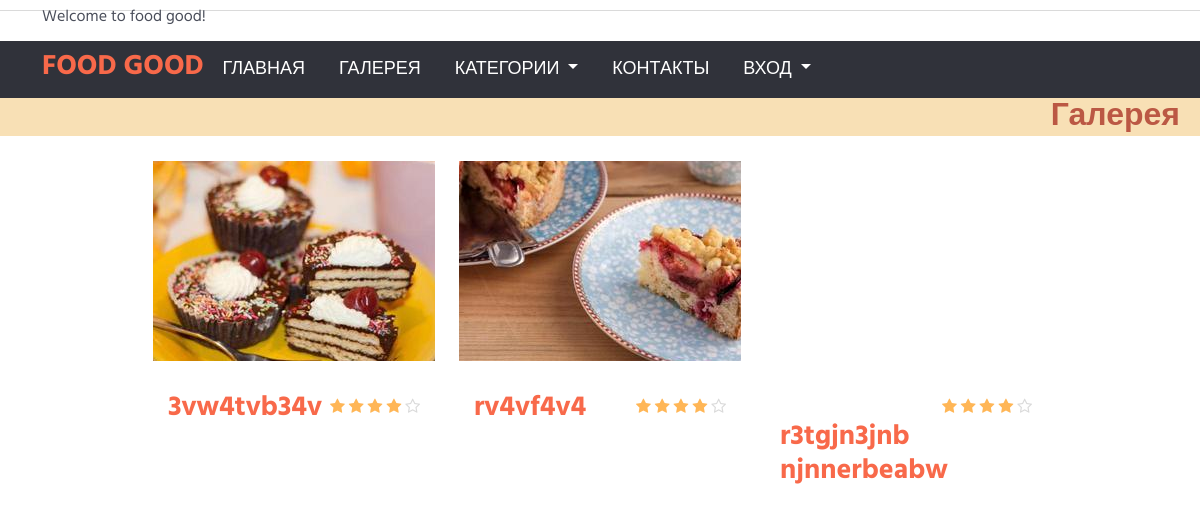
Page /gallery/ on the committed database.
### main/models.py (models this page shows, shortened)
class Recipe(Model):  # title, author, description, date, category, files, img
    stars_choices = (
        ("None", "Not answered"),
        ("1", "1"),
        ("2", "2"),
        ("3", "3"),
        ("4", "4"),
        ("5", "5"),
    )
    title = TextField("Название", max_length=250)
    author = ForeignKey(
        User, on_delete=models.CASCADE
    )  # удалит рецепт при удалении юзера
    description = TextField("Описание")
    date = DateTimeField("Дата публикации", auto_now=True, auto_created=True)
    category = ManyToManyField(to=Category, blank=True)
    stars = models.CharField(
        choices=stars_choices, max_length=20, default=stars_choices[0][0]
    )
    class Meta:
        verbose_name= 'Рецепт (Recipe)'
        verbose_name_plural='Рецепты'

class File(Model):
    recipe = ForeignKey(Recipe, on_delete=models.CASCADE, related_name="images")
    file = models.FileField(upload_to="import", blank=True, null=True)
    def image_tag(self):
        return mark_safe(f'<img height=30px src="{MEDIA_URL}%s" />' % (self.file))
    image_tag.short_description = 'Image'
    image_tag.allow_tags = True
    def __str__(self):
        return str(self.recipe.id)
    class Meta:
        verbose_name= 'Файл (File)'
        verbose_name_plural='Файлы'

### main/views.py (the view)
# urls.py: path("gallery/", views.gallery, name="gallery"),
def gallery(request):
    """sql = '''SELECT recipe_id as id, main_file.file as img, main_recipe.title, main_recipe.stars
            FROM main_recipe
            left join main_file on main_file.recipe_id = main_recipe.id
            WHERE main_file.recipe_id IN (SELECT id FROM main_recipe)
            group by recipe_id
            ;'''
    recipes = Recipe.objects.raw(sql)
    print([(f.id, f.img) for f in recipes])"""
    recipes, files = get_recipes_and_first_file()
    context = {
        "title": "Галерея",
        "products": recipes,
        "files": files,
    }
    return render(request, "main/gallery.html", context)

### main/templatetags/tag_library.py (called while the page is built)
@register.filter
def get_item(dictionary, key):
    return dictionary.get(key)

### main/views.py (called while the page is built)
def get_recipes_and_first_file(with_filter=False):
    if not with_filter:
        recipes = Recipe.objects.select_related("author").prefetch_related("images").all()
    else:
        title = with_filter
        recipes = Recipe.objects.select_related("author").prefetch_related("images").filter(Q(title__icontains=title)|Q(description__icontains=title))
    print([(r.id, r.images.first()) for r in recipes])
    files =  {int(file.id): [file.images.first().file if file.images.first() else None]  for file in recipes}
    print('gallery files', files)
    return recipes, files

### main/templates/main/gallery.html (shortened to what this page needs)
{% extends 'main/base.html' %}
{% block body %}
<body>
    <div class="flex-row bg-color-light">
        <h2 class="text-header  text-end">{{title}}</h2>
    </div>
    {% include 'main/image_rows.html' %}
</body>
{% endblock %}

### main/templates/main/image_rows.html (shortened to what this page needs)
{% load static %}
<div class="row d-flex align-content-center justify-content-center flex-wrap">
    {% for product in products %}
    <div class="col-md-3 product product-single">
        {% with prod_name=files|get_item:product.id %}
        <div class="product-thumb" style="height: 200px;
                        background-image: url('{{ MEDIA_URL }}/{{prod_name.0}}');
                        background-repeat:no-repeat; background-position: center;">
        </div>
        {% endwith %}
        <div class="product-body position-relative ">
            <div class="product-rating">
                <i class="fa fa-star"></i>
                <i class="fa fa-star"></i>
                <i class="fa fa-star"></i>
                <i class="fa fa-star"></i>
                <i class="fa fa-star-o empty"></i>
            </div>
            <div class="text-wrap text-break">
                <h3 class="product-price">{{product.title}}</h3>
            </div>
        </div>
    </div>
    {% endfor %}
</div>

### all_apps/static/css/style.css (style rules this page uses)
body { font-family: 'Hind', sans-serif; color: #4A4E5A; overflow-x: hidden; }
h1, h2, h3, h4, h5, h6 { color: #30323A; margin: 0 0 10px; font-weight: 700; }
.product .product-rating { display: inline-block; }
.product .product-rating>i { color: #FFB656; }
.product .product-rating>i.empty { color: #DADADA; }
.product.product-single { margin-top: 15px; margin-bottom: 15px; -webkit-transition: 0.3s all; transition: 0.3s all; }
.product.product-single .product-thumb { position: relative; margin-bottom: 15px; }
.product.product-single .product-thumb:after { content: ""; position: absolute; top: 0; left: 0; right: 0; bottom: 0; background-color: #FFF; opacity: 0; visibility: hidden; z-index: 0; -webkit-transition: 0.3s all; transition: 0.3s all; }
.product.product-single .product-body { padding: 15px; }
.product.product-single .product-price { display: inline-block; }
.product.product-single .product-rating { float: right; margin-top: 5px; }

### all_apps/static/css/main.css (style rules this page uses)
.bg-color-light { background: rgb(248, 224, 181); }
h3 { color: #f8694a; }
.text-header { color: #bb5844; margin-right: 20px !important; }

### rows in the picture
Recipe: file (picture), title "3vw4tvb34v"
Recipe: file (picture), title "rv4vf4v4"
Recipe: title "r3tgjn3jnb njnnerbeabw"

### other values in the picture
{{ title }} "Галерея"
